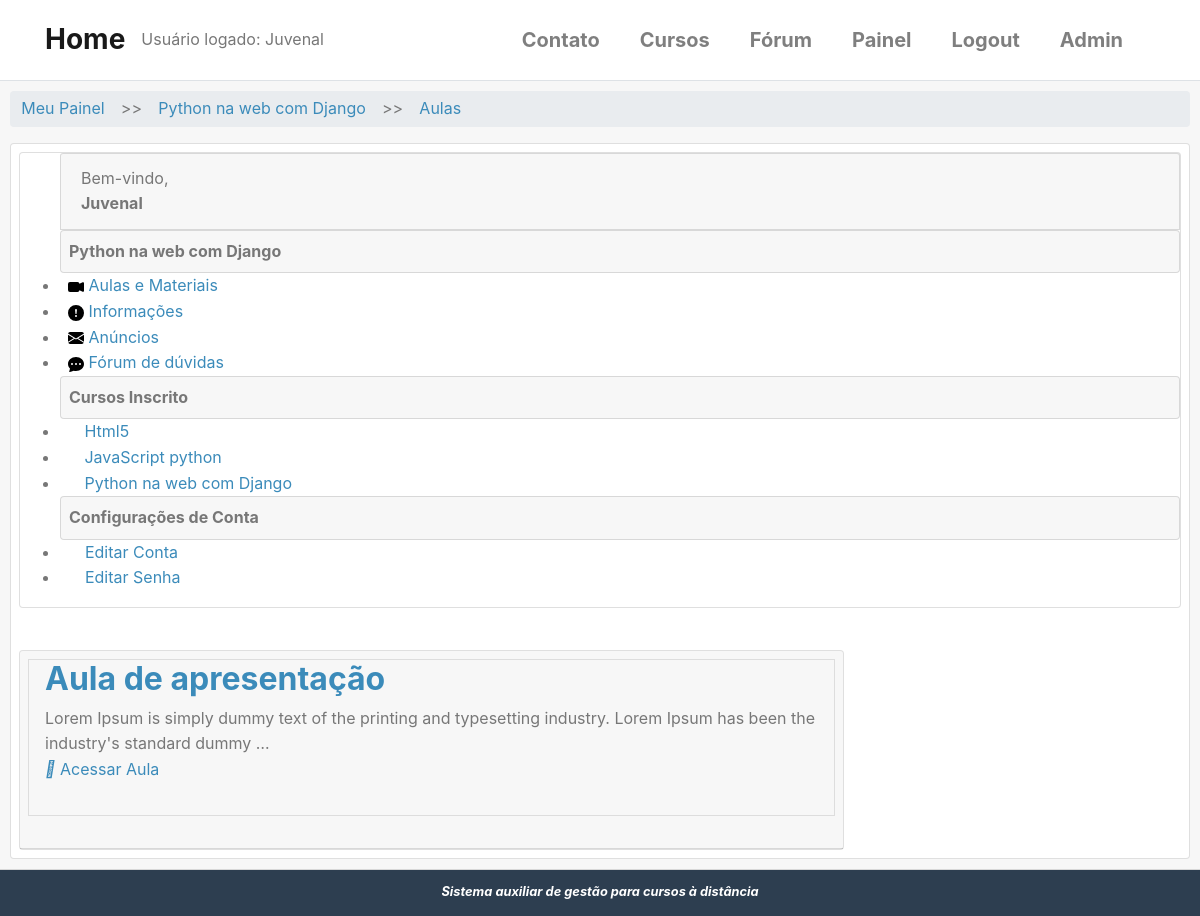
/cursos/python-na-web-com-django/aulas/ (signed in), run on an earlier commit of the app's database.
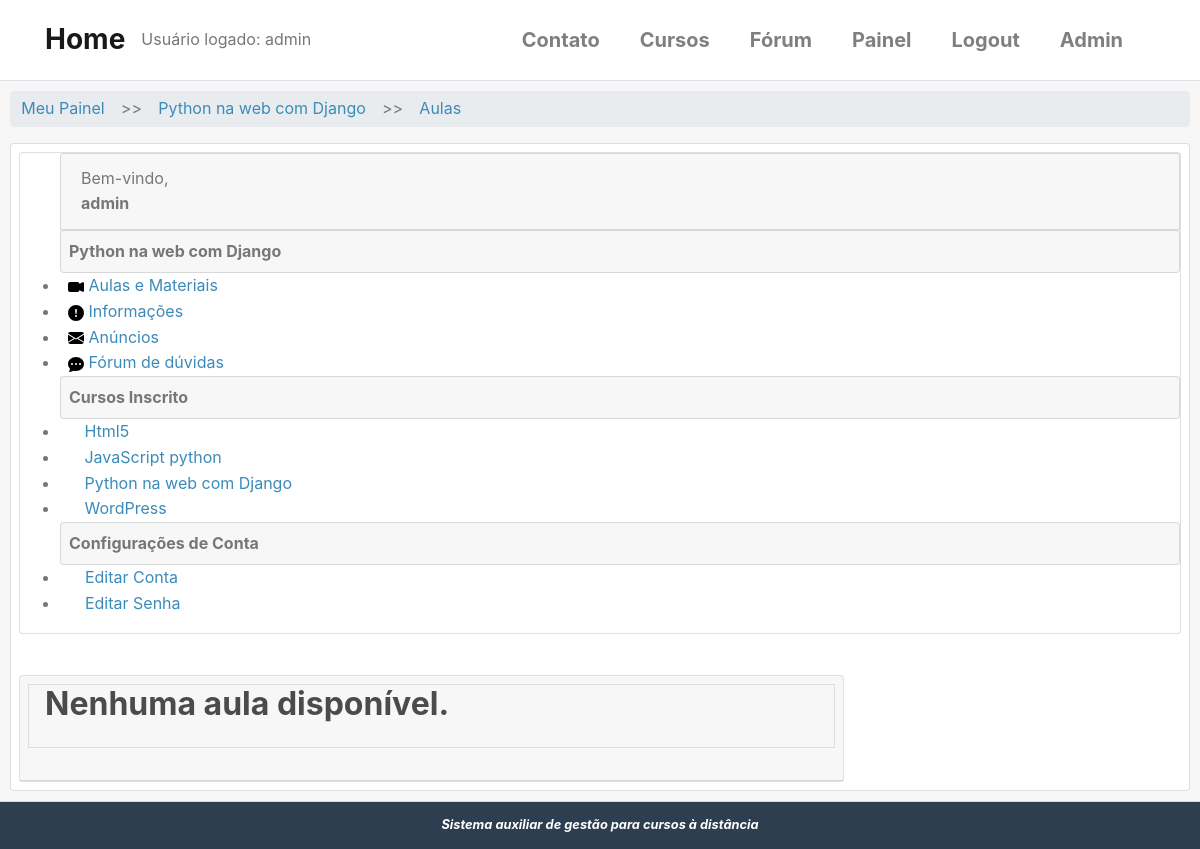
And on a later commit of the database.
### accounts/models.py (models this page shows, shortened)
class User(AbstractBaseUser, PermissionsMixin):
    username = models.CharField(
        'Usuário', max_length=30, unique=True,
        validators = [validators.RegexValidator(re.compile('^[\w.@+-]+$'),
        'O nome de usuário só pode conter letras, dígitos ou os seguintes caracteres: @/ ./ +/ -/ _',
        'Usuário inválido ou já existente!')]
    )
    email = models.EmailField('E-mail', unique=True)
    name = models.CharField('Nome', max_length=100, blank=True)
    is_active = models.BooleanField('Está ativo?', blank=True, default=True)
    is_staff = models.BooleanField('É da equipe?', blank=True, default=False)
    date_joined = models.DateTimeField('Data de Entrada', auto_now_add=True)
    objects = UserManager()
    USERNAME_FIELD = 'username'
    REQUIRED_FIELDS = ['email']
    class Meta:
        verbose_name = 'Usuário'
        verbose_name_plural = 'Usuários'
    def __str__(self):
        return self.name or self.username

### cursos/models.py (models this page shows, shortened)
class Enrollment(models.Model):
    STATUS_CHOICES = (
        (0, 'Pendente'),
        (1, 'Aprovado'),
        (2, 'Cancelado'),
        (3, 'Recusado'),
    )
    usuario = models.ForeignKey(
        settings.AUTH_USER_MODEL,
        verbose_name='Usuário',
        related_name='enrollments',
        on_delete=models.DO_NOTHING
    )
    curso = models.ForeignKey(
        Cursos, verbose_name='Curso',
        related_name='enrollments',
        on_delete=models.DO_NOTHING
    )
    status = models.ImageField(
        'Situação',
        choices=STATUS_CHOICES,
        default=0,
        blank=True
    )
    criado_em = models.DateTimeField('Criado em', auto_now_add=True)
    atualizado_em = models.DateTimeField('Atualizado em ', auto_now_add=True)
    class Meta:
        verbose_name = 'Inscrição'
        verbose_name_plural = 'Inscrições'
        """
        unique_together/unicidade - combina a unicidade entre cursos e usuário,
        ou seja, cada usuário se increve apenas uma vez para cada curso.
        """
        unique_together = (('usuario', 'curso'),)

class Cursos(models.Model):
    nome = models.CharField('Nome', max_length=100)
    slug = models.SlugField('Atalho')
    descricao = models.TextField('Descrição Simples', blank=True)
    sobre = models.TextField('Sobre o Curso', blank=True)
    data_inicial = models.DateField(
        'Data de início', null=True, blank=True,
    )
    imagem = models.ImageField(
        upload_to='cursos/imagens', verbose_name='Imagem',
        null=True, blank=True
    )
    criado_em = models.DateTimeField('Criado em', auto_now_add=True)
    atualizado_em = models.DateTimeField('Atualizado em ', auto_now_add=True)
    objects = CursosManager()
    def __str__(self):
        return str(self.nome)
    def aulas_disponiveis(self):
        hoje = timezone.now().date()
        return self.aula.filter(inicio__lte=hoje)
    class Meta:
        verbose_name = 'Curso'
        verbose_name_plural = 'Cursos'
        ordering = ['nome']  # ['-name'] ordem decrescente

class Aulas(models.Model):
    curso = models.ForeignKey(
        Cursos, verbose_name='Curso', related_name='aula', on_delete=models.DO_NOTHING)
    nome = models.CharField('Nome', max_length=100)
    descricao = models.TextField('Descrição', blank=True)
    numero = models.IntegerField('Número (ordem)', blank=True, default=0)
    inicio = models.DateField('Disponível em', blank=True, null=True)
    criado_em = models.DateTimeField('Criado em', auto_now_add=True)
    atualizado_em = models.DateTimeField('Atualizado em', auto_now_add=True)
    def __str__(self):
        return self.nome
    class Meta:
        verbose_name = 'Aula'
        verbose_name_plural = 'Aulas'
        ordering = ['-numero']

### cursos/decorators.py (the view, shortened to what this page needs)
    def _wrapper(request, *args, **kwargs):
        slug = kwargs['slug']
        curso = get_object_or_404(Cursos, slug=slug)
        has_permission = request.user.is_staff
        if not has_permission:
            messages.error(request, message)
            return redirect('accounts:dashboard')
        request.curso = curso
        return view_func(request, *args, **kwargs)

### cursos/templatetags/cursos_tags.py (called while the page is built)
@register.simple_tag
def listar_meus_cursos(user):
    return Enrollment.objects.filter(usuario=user)

### cursos/views.py (called while the page is built)
@login_required
@inscrição_required
def aulas(request, slug):
    curso = request.curso
    aulas = curso.aulas_disponiveis()
    if not request.user.is_staff:
        aulas = curso.aulas.all()
    template_name = 'cursos/aulas.html'
    context = {
        'curso': curso,
        'aulas' : aulas
    }
    return render(request, template_name, context)

### cursos/templates/cursos/aulas.html
{% extends "cursos/cursos_dashboard.html" %}
{% load static %}
{% block breadcrumb %}
    {{ block.super }}
    <li style='margin: 5px;'>>></li>
    <li><a href="{% url 'cursos:aulas' curso.slug %}" >Aulas</a></li>
{% endblock %}
{% block dashboard_content %}
{% for aula in curso.aulas_disponiveis %}
<div class="well">
    <h2><a href="{% url 'cursos:aula' curso.slug aula.pk %}">{{ aula }}</a></h2>
    <p>
        {{ aula.descricao|truncatewords:'20' }}
        <br />
        <a href="{% url 'cursos:aula' curso.slug aula.pk %}" title="">
            <i class="fa-solid fa-eye"></i>
            Acessar Aula
        </a>
    </p>
</div>
{% empty %}
<div class="well">
    <h2>
        Nenhuma aula disponível.
    </h2>
</div>
{% endfor %}
{% endblock %}

### templates/accounts/dashboard.html (shortened to what this page needs)
{% extends "base.html" %}
{% load static %}
{% load cursos_tags %}
{% block content %}
{% listar_meus_cursos user as enrollments %}
<div class="card-header" style='padding: 10px;'>
    <div class="">
        <ul class="breadcrumb pure-menu-heading">
            {% block breadcrumb %}
            <li><a class="" href="{% url 'accounts:painel' %}">Meu Painel</a></li>
            {% endblock %}
        </ul>
    </div>
    <div class="card" style='margin: auto;'>
        <div class="pure-g-r content-ribbon">
            <div class="pure-u-1-4 m-2">
                <div class="card pure-menu pure-menu-open">
                    <ul>
                        <li class="card card-header">
                            Bem-vindo, <strong>{{ user }}</strong>
                        </li>
                        {% block menu_options %}
                        <li class="card card-header p-2"><strong>Cursos Inscrito</strong></li>
                        {% for enrollment in enrollments %}
                        <li>
                            <a href="{% url 'cursos:anuncios' enrollment.curso.slug %}">
                                <i class="fa fa-book pr-1"></i>{{ enrollment.curso }}
                            </a>
                        </li>
                        {% empty %}
                        <li style='padding: 5px 0 5px 15px;'>Não há inscrições</li>
                        {% endfor %}
                        <li class="card card-header p-2"><strong>Configurações de Conta</strong></li>
                        <li>
                            <a href="{% url 'accounts:editar_usuario' %}">
                                <i class="fa fa-cog"></i>
                                Editar Conta
                            </a>
                        </li>
                        <li>
                            <a href="{% url 'accounts:editar_senha' %}">
                            <i class="fa fa-lock"></i>
                            Editar Senha</a>
                        </li>
                        {% endblock menu_options %}
                    </ul>
                </div>
            </div>
            <br>
            <div class="carddash pure-u-2-3 m-2">
                <div class="card">
                    <div class="card-header p-2">
                    {% block dashboard_content %}{% endblock %}
                    </div>
                </div>
            </div>
        </div>
    </div>
</div>
{% endblock content %}

### templates/base.html (shortened to what this page needs)
{% load static %}
<!DOCTYPE html>
<html lang="pt-BR">
<head>
    <link rel="stylesheet" href="https://cdn.jsdelivr.net/npm/bootstrap@4.5.3/dist/css/bootstrap.min.css"
>
    <link rel="stylesheet" href="http://yui.yahooapis.com/pure/0.3.0/pure-min.css">
    <link rel="stylesheet" href="{% static 'css/styles1.css' %}"/>
    <link rel="stylesheet" href="{% static 'css/font-awesome.css' %}"/>
</head>
<div class="container-flex">
    <nav class="navbar navbar-expand-sm py-3 border-bottom navbar-light" style='margin-bottom: 0'>
        <div class="container">
            <a href="{% url 'home' %}" class="navbar-brand">
                <span class="font-weight-bold h3">Home</span>
            </a>
            Usuário logado: {{ user }}
            <div class="collapse navbar-collapse" id="navbarCollapse">
                <ul class="navbar-nav ml-auto">
                    <li class="nav-item">
                        <a href="{% url 'contato' %}" class="nav-link lead mr-4 font-weight-bold">Contato</a>
                    </li>
                    <li class="nav-item">
                        <a href="{% url 'cursos:lista_cursos' %}" class="nav-link lead mr-4 font-weight-bold">Cursos</a>
                    </li>
                    <li class="nav-item">
                        <a href="{% url 'forum:forum_index' %}" class="nav-link lead mr-4 font-weight-bold">Fórum</a>
                    </li>
                    {% if user.is_authenticated %}
                    <li class="nav-item">
                        <a href="{% url 'accounts:painel' %}" class="nav-link lead mr-4 font-weight-bold">Painel</a>
                    </li>
                    <li class="nav-item">
                        <a href="{% url 'accounts:logout' %}" class="nav-link lead mr-4 font-weight-bold">Logout</a>
                    </li>
                    {% endif %}
                    {% if user.is_superuser %}
                    <li class="nav-item">
                        <a href="/admin/" class="nav-link lead mr-4 font-weight-bold">Admin</a>
                    </li>
                    {% endif %}
                </ul>
            </div>
        </div>
    </nav>
    {% block content %}
    {% endblock %}
    <div class="footer">
        <i><b>Sistema auxiliar de gestão para cursos à distância</b></i>
    </div>
</div>
</html>

What changed in the data, as far as the page shows it:
removed Aulas: nome "Aula de apresentação", descricao "Lorem Ipsum is simply dummy text of the printing and typesetting industry. Lorem Ipsum has been the industry's standard dummy …"
changed User: name+username "Juvenal" → "admin"
added Enrollment: curso "WordPress"
Also different on the page:
text now shown: "Nenhuma aula disponível."
